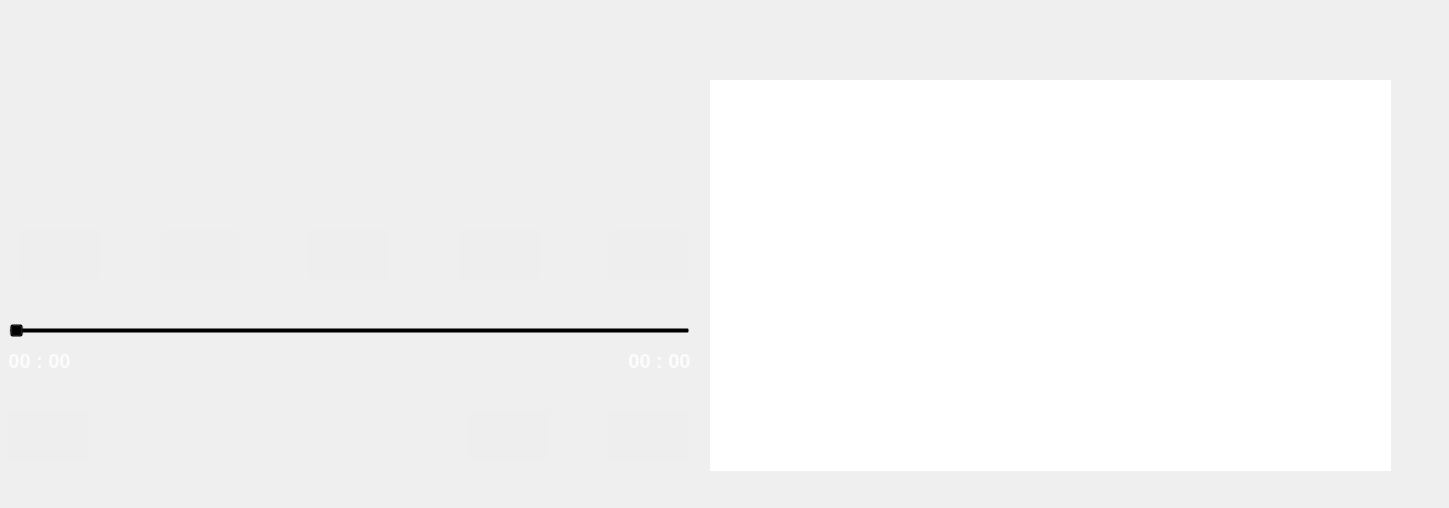
<?xml version="1.0" encoding="UTF-8"?>
<ui version="4.0">
 <class>MainWindow</class>
 <widget class="QMainWindow" name="MainWindow">
  <property name="geometry">
   <rect>
    <x>0</x>
    <y>0</y>
    <width>1449</width>
    <height>508</height>
   </rect>
  </property>
  <property name="windowTitle">
   <string>a2dp</string>
  </property>
  <widget class="QWidget" name="centralwidget">
   <widget class="QWidget" name="page1" native="true">
    <property name="geometry">
     <rect>
      <x>-1</x>
      <y>0</y>
      <width>700</width>
      <height>480</height>
     </rect>
    </property>
    <widget class="QToolButton" name="btn_Select">
     <property name="geometry">
      <rect>
       <x>10</x>
       <y>410</y>
       <width>80</width>
       <height>50</height>
      </rect>
     </property>
     <property name="styleSheet">
      <string notr="true">background-image: url(./images/folder.png);background-repeat: none; background-color: #eeeeee; border-radius: 5px; border: 0px;background-position: center</string>
     </property>
     <property name="text">
      <string/>
     </property>
     <property name="toolButtonStyle">
      <enum>Qt::ToolButtonFollowStyle</enum>
     </property>
    </widget>
    <widget class="QLabel" name="lbl_Time_pos">
     <property name="geometry">
      <rect>
       <x>10</x>
       <y>350</y>
       <width>61</width>
       <height>21</height>
      </rect>
     </property>
     <property name="palette">
      <palette>
       <active>
        <colorrole role="WindowText">
         <brush brushstyle="SolidPattern">
          <color alpha="255">
           <red>252</red>
           <green>252</green>
           <blue>252</blue>
          </color>
         </brush>
        </colorrole>
        <colorrole role="Button">
         <brush brushstyle="SolidPattern">
          <color alpha="0">
           <red>0</red>
           <green>0</green>
           <blue>0</blue>
          </color>
         </brush>
        </colorrole>
        <colorrole role="Base">
         <brush brushstyle="SolidPattern">
          <color alpha="0">
           <red>0</red>
           <green>0</green>
           <blue>0</blue>
          </color>
         </brush>
        </colorrole>
        <colorrole role="Window">
         <brush brushstyle="SolidPattern">
          <color alpha="0">
           <red>0</red>
           <green>0</green>
           <blue>0</blue>
          </color>
         </brush>
        </colorrole>
       </active>
       <inactive>
        <colorrole role="WindowText">
         <brush brushstyle="SolidPattern">
          <color alpha="255">
           <red>252</red>
           <green>252</green>
           <blue>252</blue>
          </color>
         </brush>
        </colorrole>
        <colorrole role="Button">
         <brush brushstyle="SolidPattern">
          <color alpha="0">
           <red>0</red>
           <green>0</green>
           <blue>0</blue>
          </color>
         </brush>
        </colorrole>
        <colorrole role="Base">
         <brush brushstyle="SolidPattern">
          <color alpha="0">
           <red>0</red>
           <green>0</green>
           <blue>0</blue>
          </color>
         </brush>
        </colorrole>
        <colorrole role="Window">
         <brush brushstyle="SolidPattern">
          <color alpha="0">
           <red>0</red>
           <green>0</green>
           <blue>0</blue>
          </color>
         </brush>
        </colorrole>
       </inactive>
       <disabled>
        <colorrole role="WindowText">
         <brush brushstyle="SolidPattern">
          <color alpha="255">
           <red>127</red>
           <green>127</green>
           <blue>127</blue>
          </color>
         </brush>
        </colorrole>
        <colorrole role="Button">
         <brush brushstyle="SolidPattern">
          <color alpha="0">
           <red>0</red>
           <green>0</green>
           <blue>0</blue>
          </color>
         </brush>
        </colorrole>
        <colorrole role="Base">
         <brush brushstyle="SolidPattern">
          <color alpha="0">
           <red>0</red>
           <green>0</green>
           <blue>0</blue>
          </color>
         </brush>
        </colorrole>
        <colorrole role="Window">
         <brush brushstyle="SolidPattern">
          <color alpha="0">
           <red>0</red>
           <green>0</green>
           <blue>0</blue>
          </color>
         </brush>
        </colorrole>
       </disabled>
      </palette>
     </property>
     <property name="font">
      <font>
       <pointsize>15</pointsize>
       <weight>75</weight>
       <bold>true</bold>
      </font>
     </property>
     <property name="styleSheet">
      <string notr="true">background: transparent;</string>
     </property>
     <property name="text">
      <string>00 : 00</string>
     </property>
     <property name="alignment">
      <set>Qt::AlignCenter</set>
     </property>
    </widget>
    <widget class="QToolButton" name="btn_Forward">
     <property name="geometry">
      <rect>
       <x>610</x>
       <y>230</y>
       <width>80</width>
       <height>50</height>
      </rect>
     </property>
     <property name="styleSheet">
      <string notr="true">background-image: url(./images/forward.png);background-repeat: none; background-color: #eeeeee; border-radius: 5px; border: 0px;background-position: center</string>
     </property>
     <property name="text">
      <string/>
     </property>
     <property name="toolButtonStyle">
      <enum>Qt::ToolButtonFollowStyle</enum>
     </property>
    </widget>
    <widget class="QToolButton" name="btn_Seekforward">
     <property name="geometry">
      <rect>
       <x>460</x>
       <y>230</y>
       <width>80</width>
       <height>50</height>
      </rect>
     </property>
     <property name="styleSheet">
      <string notr="true">background-image: url(./images/right.png);background-repeat: none; background-color: #eeeeee; border-radius: 5px; border: 0px;background-position: center</string>
     </property>
     <property name="text">
      <string/>
     </property>
     <property name="toolButtonStyle">
      <enum>Qt::ToolButtonFollowStyle</enum>
     </property>
    </widget>
    <widget class="QTLabel" name="lbl_Album">
     <property name="geometry">
      <rect>
       <x>20</x>
       <y>80</y>
       <width>671</width>
       <height>31</height>
      </rect>
     </property>
     <property name="palette">
      <palette>
       <active>
        <colorrole role="WindowText">
         <brush brushstyle="SolidPattern">
          <color alpha="255">
           <red>252</red>
           <green>252</green>
           <blue>252</blue>
          </color>
         </brush>
        </colorrole>
        <colorrole role="Button">
         <brush brushstyle="SolidPattern">
          <color alpha="0">
           <red>0</red>
           <green>0</green>
           <blue>0</blue>
          </color>
         </brush>
        </colorrole>
        <colorrole role="Base">
         <brush brushstyle="SolidPattern">
          <color alpha="0">
           <red>0</red>
           <green>0</green>
           <blue>0</blue>
          </color>
         </brush>
        </colorrole>
        <colorrole role="Window">
         <brush brushstyle="SolidPattern">
          <color alpha="0">
           <red>0</red>
           <green>0</green>
           <blue>0</blue>
          </color>
         </brush>
        </colorrole>
       </active>
       <inactive>
        <colorrole role="WindowText">
         <brush brushstyle="SolidPattern">
          <color alpha="255">
           <red>252</red>
           <green>252</green>
           <blue>252</blue>
          </color>
         </brush>
        </colorrole>
        <colorrole role="Button">
         <brush brushstyle="SolidPattern">
          <color alpha="0">
           <red>0</red>
           <green>0</green>
           <blue>0</blue>
          </color>
         </brush>
        </colorrole>
        <colorrole role="Base">
         <brush brushstyle="SolidPattern">
          <color alpha="0">
           <red>0</red>
           <green>0</green>
           <blue>0</blue>
          </color>
         </brush>
        </colorrole>
        <colorrole role="Window">
         <brush brushstyle="SolidPattern">
          <color alpha="0">
           <red>0</red>
           <green>0</green>
           <blue>0</blue>
          </color>
         </brush>
        </colorrole>
       </inactive>
       <disabled>
        <colorrole role="WindowText">
         <brush brushstyle="SolidPattern">
          <color alpha="255">
           <red>127</red>
           <green>127</green>
           <blue>127</blue>
          </color>
         </brush>
        </colorrole>
        <colorrole role="Button">
         <brush brushstyle="SolidPattern">
          <color alpha="0">
           <red>0</red>
           <green>0</green>
           <blue>0</blue>
          </color>
         </brush>
        </colorrole>
        <colorrole role="Base">
         <brush brushstyle="SolidPattern">
          <color alpha="0">
           <red>0</red>
           <green>0</green>
           <blue>0</blue>
          </color>
         </brush>
        </colorrole>
        <colorrole role="Window">
         <brush brushstyle="SolidPattern">
          <color alpha="0">
           <red>0</red>
           <green>0</green>
           <blue>0</blue>
          </color>
         </brush>
        </colorrole>
       </disabled>
      </palette>
     </property>
     <property name="font">
      <font>
       <pointsize>20</pointsize>
       <weight>50</weight>
       <bold>false</bold>
      </font>
     </property>
     <property name="styleSheet">
      <string notr="true">background: transparent;</string>
     </property>
     <property name="text">
      <string/>
     </property>
     <property name="alignment">
      <set>Qt::AlignCenter</set>
     </property>
    </widget>
    <widget class="QTLabel" name="lbl_Phone">
     <property name="geometry">
      <rect>
       <x>100</x>
       <y>420</y>
       <width>351</width>
       <height>41</height>
      </rect>
     </property>
     <property name="palette">
      <palette>
       <active>
        <colorrole role="WindowText">
         <brush brushstyle="SolidPattern">
          <color alpha="255">
           <red>252</red>
           <green>252</green>
           <blue>252</blue>
          </color>
         </brush>
        </colorrole>
        <colorrole role="Button">
         <brush brushstyle="SolidPattern">
          <color alpha="0">
           <red>0</red>
           <green>0</green>
           <blue>0</blue>
          </color>
         </brush>
        </colorrole>
        <colorrole role="Base">
         <brush brushstyle="SolidPattern">
          <color alpha="0">
           <red>0</red>
           <green>0</green>
           <blue>0</blue>
          </color>
         </brush>
        </colorrole>
        <colorrole role="Window">
         <brush brushstyle="SolidPattern">
          <color alpha="0">
           <red>0</red>
           <green>0</green>
           <blue>0</blue>
          </color>
         </brush>
        </colorrole>
       </active>
       <inactive>
        <colorrole role="WindowText">
         <brush brushstyle="SolidPattern">
          <color alpha="255">
           <red>252</red>
           <green>252</green>
           <blue>252</blue>
          </color>
         </brush>
        </colorrole>
        <colorrole role="Button">
         <brush brushstyle="SolidPattern">
          <color alpha="0">
           <red>0</red>
           <green>0</green>
           <blue>0</blue>
          </color>
         </brush>
        </colorrole>
        <colorrole role="Base">
         <brush brushstyle="SolidPattern">
          <color alpha="0">
           <red>0</red>
           <green>0</green>
           <blue>0</blue>
          </color>
         </brush>
        </colorrole>
        <colorrole role="Window">
         <brush brushstyle="SolidPattern">
          <color alpha="0">
           <red>0</red>
           <green>0</green>
           <blue>0</blue>
          </color>
         </brush>
        </colorrole>
       </inactive>
       <disabled>
        <colorrole role="WindowText">
         <brush brushstyle="SolidPattern">
          <color alpha="255">
           <red>127</red>
           <green>127</green>
           <blue>127</blue>
          </color>
         </brush>
        </colorrole>
        <colorrole role="Button">
         <brush brushstyle="SolidPattern">
          <color alpha="0">
           <red>0</red>
           <green>0</green>
           <blue>0</blue>
          </color>
         </brush>
        </colorrole>
        <colorrole role="Base">
         <brush brushstyle="SolidPattern">
          <color alpha="0">
           <red>0</red>
           <green>0</green>
           <blue>0</blue>
          </color>
         </brush>
        </colorrole>
        <colorrole role="Window">
         <brush brushstyle="SolidPattern">
          <color alpha="0">
           <red>0</red>
           <green>0</green>
           <blue>0</blue>
          </color>
         </brush>
        </colorrole>
       </disabled>
      </palette>
     </property>
     <property name="font">
      <font>
       <pointsize>20</pointsize>
       <weight>50</weight>
       <bold>false</bold>
      </font>
     </property>
     <property name="styleSheet">
      <string notr="true">background: transparent;</string>
     </property>
     <property name="text">
      <string/>
     </property>
     <property name="alignment">
      <set>Qt::AlignCenter</set>
     </property>
    </widget>
    <widget class="QSlider" name="musicSlider">
     <property name="geometry">
      <rect>
       <x>10</x>
       <y>320</y>
       <width>681</width>
       <height>22</height>
      </rect>
     </property>
     <property name="styleSheet">
      <string notr="true">border-width: 0px; background: transparent;</string>
     </property>
     <property name="orientation">
      <enum>Qt::Horizontal</enum>
     </property>
    </widget>
    <widget class="QTLabel" name="lbl_Artist">
     <property name="geometry">
      <rect>
       <x>20</x>
       <y>30</y>
       <width>671</width>
       <height>31</height>
      </rect>
     </property>
     <property name="palette">
      <palette>
       <active>
        <colorrole role="WindowText">
         <brush brushstyle="SolidPattern">
          <color alpha="255">
           <red>252</red>
           <green>252</green>
           <blue>252</blue>
          </color>
         </brush>
        </colorrole>
        <colorrole role="Button">
         <brush brushstyle="SolidPattern">
          <color alpha="0">
           <red>0</red>
           <green>0</green>
           <blue>0</blue>
          </color>
         </brush>
        </colorrole>
        <colorrole role="Base">
         <brush brushstyle="SolidPattern">
          <color alpha="0">
           <red>0</red>
           <green>0</green>
           <blue>0</blue>
          </color>
         </brush>
        </colorrole>
        <colorrole role="Window">
         <brush brushstyle="SolidPattern">
          <color alpha="0">
           <red>0</red>
           <green>0</green>
           <blue>0</blue>
          </color>
         </brush>
        </colorrole>
       </active>
       <inactive>
        <colorrole role="WindowText">
         <brush brushstyle="SolidPattern">
          <color alpha="255">
           <red>252</red>
           <green>252</green>
           <blue>252</blue>
          </color>
         </brush>
        </colorrole>
        <colorrole role="Button">
         <brush brushstyle="SolidPattern">
          <color alpha="0">
           <red>0</red>
           <green>0</green>
           <blue>0</blue>
          </color>
         </brush>
        </colorrole>
        <colorrole role="Base">
         <brush brushstyle="SolidPattern">
          <color alpha="0">
           <red>0</red>
           <green>0</green>
           <blue>0</blue>
          </color>
         </brush>
        </colorrole>
        <colorrole role="Window">
         <brush brushstyle="SolidPattern">
          <color alpha="0">
           <red>0</red>
           <green>0</green>
           <blue>0</blue>
          </color>
         </brush>
        </colorrole>
       </inactive>
       <disabled>
        <colorrole role="WindowText">
         <brush brushstyle="SolidPattern">
          <color alpha="255">
           <red>127</red>
           <green>127</green>
           <blue>127</blue>
          </color>
         </brush>
        </colorrole>
        <colorrole role="Button">
         <brush brushstyle="SolidPattern">
          <color alpha="0">
           <red>0</red>
           <green>0</green>
           <blue>0</blue>
          </color>
         </brush>
        </colorrole>
        <colorrole role="Base">
         <brush brushstyle="SolidPattern">
          <color alpha="0">
           <red>0</red>
           <green>0</green>
           <blue>0</blue>
          </color>
         </brush>
        </colorrole>
        <colorrole role="Window">
         <brush brushstyle="SolidPattern">
          <color alpha="0">
           <red>0</red>
           <green>0</green>
           <blue>0</blue>
          </color>
         </brush>
        </colorrole>
       </disabled>
      </palette>
     </property>
     <property name="font">
      <font>
       <pointsize>20</pointsize>
       <weight>50</weight>
       <bold>false</bold>
      </font>
     </property>
     <property name="styleSheet">
      <string notr="true">background: transparent;</string>
     </property>
     <property name="text">
      <string/>
     </property>
     <property name="alignment">
      <set>Qt::AlignCenter</set>
     </property>
    </widget>
    <widget class="QToolButton" name="btn_Shuffle">
     <property name="geometry">
      <rect>
       <x>470</x>
       <y>410</y>
       <width>80</width>
       <height>50</height>
      </rect>
     </property>
     <property name="styleSheet">
      <string notr="true">background-image: url(./images/shuffle.png);background-repeat: none; background-color: #eeeeee; border-radius: 5px; border: 0px;background-position: center</string>
     </property>
     <property name="text">
      <string/>
     </property>
     <property name="toolButtonStyle">
      <enum>Qt::ToolButtonFollowStyle</enum>
     </property>
    </widget>
    <widget class="QToolButton" name="btn_Play">
     <property name="geometry">
      <rect>
       <x>310</x>
       <y>230</y>
       <width>80</width>
       <height>50</height>
      </rect>
     </property>
     <property name="styleSheet">
      <string notr="true">background-image: url(./images/play.png);background-repeat: none; background-color: #eeeeee; border-radius: 5px; border: 0px;background-position: center</string>
     </property>
     <property name="text">
      <string/>
     </property>
     <property name="toolButtonStyle">
      <enum>Qt::ToolButtonFollowStyle</enum>
     </property>
    </widget>
    <widget class="QToolButton" name="btn_Seekbackward">
     <property name="geometry">
      <rect>
       <x>160</x>
       <y>230</y>
       <width>80</width>
       <height>50</height>
      </rect>
     </property>
     <property name="styleSheet">
      <string notr="true">background-image: url(./images/left.png);background-repeat: none; background-color: #eeeeee; border-radius: 5px; border: 0px;background-position: center</string>
     </property>
     <property name="text">
      <string/>
     </property>
     <property name="toolButtonStyle">
      <enum>Qt::ToolButtonFollowStyle</enum>
     </property>
    </widget>
    <widget class="QToolButton" name="btn_Repeat">
     <property name="geometry">
      <rect>
       <x>610</x>
       <y>410</y>
       <width>80</width>
       <height>50</height>
      </rect>
     </property>
     <property name="styleSheet">
      <string notr="true">background-image: url(./images/repeat.png);background-repeat: none; background-color: #eeeeee; border-radius: 5px; border: 0px;background-position: center</string>
     </property>
     <property name="text">
      <string/>
     </property>
     <property name="toolButtonStyle">
      <enum>Qt::ToolButtonFollowStyle</enum>
     </property>
    </widget>
    <widget class="QToolButton" name="btn_Backward">
     <property name="geometry">
      <rect>
       <x>20</x>
       <y>230</y>
       <width>80</width>
       <height>50</height>
      </rect>
     </property>
     <property name="styleSheet">
      <string notr="true">background-image: url(./images/backward.png);background-repeat: none; background-color: #eeeeee; border-radius: 5px; border: 0px;background-position: center</string>
     </property>
     <property name="text">
      <string/>
     </property>
     <property name="toolButtonStyle">
      <enum>Qt::ToolButtonFollowStyle</enum>
     </property>
    </widget>
    <widget class="QTLabel" name="lbl_Title">
     <property name="geometry">
      <rect>
       <x>20</x>
       <y>130</y>
       <width>671</width>
       <height>51</height>
      </rect>
     </property>
     <property name="palette">
      <palette>
       <active>
        <colorrole role="WindowText">
         <brush brushstyle="SolidPattern">
          <color alpha="255">
           <red>237</red>
           <green>200</green>
           <blue>126</blue>
          </color>
         </brush>
        </colorrole>
        <colorrole role="Button">
         <brush brushstyle="SolidPattern">
          <color alpha="0">
           <red>0</red>
           <green>0</green>
           <blue>0</blue>
          </color>
         </brush>
        </colorrole>
        <colorrole role="Text">
         <brush brushstyle="SolidPattern">
          <color alpha="255">
           <red>237</red>
           <green>200</green>
           <blue>126</blue>
          </color>
         </brush>
        </colorrole>
        <colorrole role="ButtonText">
         <brush brushstyle="SolidPattern">
          <color alpha="255">
           <red>237</red>
           <green>200</green>
           <blue>126</blue>
          </color>
         </brush>
        </colorrole>
        <colorrole role="Base">
         <brush brushstyle="SolidPattern">
          <color alpha="0">
           <red>0</red>
           <green>0</green>
           <blue>0</blue>
          </color>
         </brush>
        </colorrole>
        <colorrole role="Window">
         <brush brushstyle="SolidPattern">
          <color alpha="0">
           <red>0</red>
           <green>0</green>
           <blue>0</blue>
          </color>
         </brush>
        </colorrole>
       </active>
       <inactive>
        <colorrole role="WindowText">
         <brush brushstyle="SolidPattern">
          <color alpha="255">
           <red>237</red>
           <green>200</green>
           <blue>126</blue>
          </color>
         </brush>
        </colorrole>
        <colorrole role="Button">
         <brush brushstyle="SolidPattern">
          <color alpha="0">
           <red>0</red>
           <green>0</green>
           <blue>0</blue>
          </color>
         </brush>
        </colorrole>
        <colorrole role="Text">
         <brush brushstyle="SolidPattern">
          <color alpha="255">
           <red>237</red>
           <green>200</green>
           <blue>126</blue>
          </color>
         </brush>
        </colorrole>
        <colorrole role="ButtonText">
         <brush brushstyle="SolidPattern">
          <color alpha="255">
           <red>237</red>
           <green>200</green>
           <blue>126</blue>
          </color>
         </brush>
        </colorrole>
        <colorrole role="Base">
         <brush brushstyle="SolidPattern">
          <color alpha="0">
           <red>0</red>
           <green>0</green>
           <blue>0</blue>
          </color>
         </brush>
        </colorrole>
        <colorrole role="Window">
         <brush brushstyle="SolidPattern">
          <color alpha="0">
           <red>0</red>
           <green>0</green>
           <blue>0</blue>
          </color>
         </brush>
        </colorrole>
       </inactive>
       <disabled>
        <colorrole role="WindowText">
         <brush brushstyle="SolidPattern">
          <color alpha="255">
           <red>237</red>
           <green>200</green>
           <blue>126</blue>
          </color>
         </brush>
        </colorrole>
        <colorrole role="Button">
         <brush brushstyle="SolidPattern">
          <color alpha="0">
           <red>0</red>
           <green>0</green>
           <blue>0</blue>
          </color>
         </brush>
        </colorrole>
        <colorrole role="Text">
         <brush brushstyle="SolidPattern">
          <color alpha="255">
           <red>237</red>
           <green>200</green>
           <blue>126</blue>
          </color>
         </brush>
        </colorrole>
        <colorrole role="ButtonText">
         <brush brushstyle="SolidPattern">
          <color alpha="255">
           <red>237</red>
           <green>200</green>
           <blue>126</blue>
          </color>
         </brush>
        </colorrole>
        <colorrole role="Base">
         <brush brushstyle="SolidPattern">
          <color alpha="0">
           <red>0</red>
           <green>0</green>
           <blue>0</blue>
          </color>
         </brush>
        </colorrole>
        <colorrole role="Window">
         <brush brushstyle="SolidPattern">
          <color alpha="0">
           <red>0</red>
           <green>0</green>
           <blue>0</blue>
          </color>
         </brush>
        </colorrole>
       </disabled>
      </palette>
     </property>
     <property name="font">
      <font>
       <pointsize>20</pointsize>
       <weight>75</weight>
       <bold>true</bold>
      </font>
     </property>
     <property name="styleSheet">
      <string notr="true">background: transparent; color: #edc87e;</string>
     </property>
     <property name="text">
      <string/>
     </property>
     <property name="scaledContents">
      <bool>true</bool>
     </property>
     <property name="alignment">
      <set>Qt::AlignCenter</set>
     </property>
     <property name="textInteractionFlags">
      <set>Qt::NoTextInteraction</set>
     </property>
    </widget>
    <widget class="QLabel" name="lbl_Time_left">
     <property name="geometry">
      <rect>
       <x>630</x>
       <y>350</y>
       <width>61</width>
       <height>21</height>
      </rect>
     </property>
     <property name="palette">
      <palette>
       <active>
        <colorrole role="WindowText">
         <brush brushstyle="SolidPattern">
          <color alpha="255">
           <red>252</red>
           <green>252</green>
           <blue>252</blue>
          </color>
         </brush>
        </colorrole>
        <colorrole role="Button">
         <brush brushstyle="SolidPattern">
          <color alpha="0">
           <red>0</red>
           <green>0</green>
           <blue>0</blue>
          </color>
         </brush>
        </colorrole>
        <colorrole role="Base">
         <brush brushstyle="SolidPattern">
          <color alpha="0">
           <red>0</red>
           <green>0</green>
           <blue>0</blue>
          </color>
         </brush>
        </colorrole>
        <colorrole role="Window">
         <brush brushstyle="SolidPattern">
          <color alpha="0">
           <red>0</red>
           <green>0</green>
           <blue>0</blue>
          </color>
         </brush>
        </colorrole>
       </active>
       <inactive>
        <colorrole role="WindowText">
         <brush brushstyle="SolidPattern">
          <color alpha="255">
           <red>252</red>
           <green>252</green>
           <blue>252</blue>
          </color>
         </brush>
        </colorrole>
        <colorrole role="Button">
         <brush brushstyle="SolidPattern">
          <color alpha="0">
           <red>0</red>
           <green>0</green>
           <blue>0</blue>
          </color>
         </brush>
        </colorrole>
        <colorrole role="Base">
         <brush brushstyle="SolidPattern">
          <color alpha="0">
           <red>0</red>
           <green>0</green>
           <blue>0</blue>
          </color>
         </brush>
        </colorrole>
        <colorrole role="Window">
         <brush brushstyle="SolidPattern">
          <color alpha="0">
           <red>0</red>
           <green>0</green>
           <blue>0</blue>
          </color>
         </brush>
        </colorrole>
       </inactive>
       <disabled>
        <colorrole role="WindowText">
         <brush brushstyle="SolidPattern">
          <color alpha="255">
           <red>127</red>
           <green>127</green>
           <blue>127</blue>
          </color>
         </brush>
        </colorrole>
        <colorrole role="Button">
         <brush brushstyle="SolidPattern">
          <color alpha="0">
           <red>0</red>
           <green>0</green>
           <blue>0</blue>
          </color>
         </brush>
        </colorrole>
        <colorrole role="Base">
         <brush brushstyle="SolidPattern">
          <color alpha="0">
           <red>0</red>
           <green>0</green>
           <blue>0</blue>
          </color>
         </brush>
        </colorrole>
        <colorrole role="Window">
         <brush brushstyle="SolidPattern">
          <color alpha="0">
           <red>0</red>
           <green>0</green>
           <blue>0</blue>
          </color>
         </brush>
        </colorrole>
       </disabled>
      </palette>
     </property>
     <property name="font">
      <font>
       <pointsize>15</pointsize>
       <weight>75</weight>
       <bold>true</bold>
      </font>
     </property>
     <property name="styleSheet">
      <string notr="true">background: transparent;</string>
     </property>
     <property name="text">
      <string>00 : 00</string>
     </property>
     <property name="alignment">
      <set>Qt::AlignCenter</set>
     </property>
    </widget>
   </widget>
   <widget class="QWidget" name="page2" native="true">
    <property name="geometry">
     <rect>
      <x>700</x>
      <y>0</y>
      <width>700</width>
      <height>480</height>
     </rect>
    </property>
    <widget class="QListWidget" name="musicList">
     <property name="geometry">
      <rect>
       <x>10</x>
       <y>80</y>
       <width>681</width>
       <height>391</height>
      </rect>
     </property>
     <property name="font">
      <font>
       <pointsize>25</pointsize>
       <weight>75</weight>
       <bold>true</bold>
      </font>
     </property>
     <property name="autoFillBackground">
      <bool>true</bool>
     </property>
     <property name="styleSheet">
      <string notr="true">color: #ffffff;background: transparent;border: 0px;selected:{border: 0px}</string>
     </property>
     <property name="frameShape">
      <enum>QFrame::NoFrame</enum>
     </property>
     <property name="frameShadow">
      <enum>QFrame::Plain</enum>
     </property>
     <property name="lineWidth">
      <number>-1</number>
     </property>
     <property name="verticalScrollBarPolicy">
      <enum>Qt::ScrollBarAsNeeded</enum>
     </property>
     <property name="horizontalScrollBarPolicy">
      <enum>Qt::ScrollBarAlwaysOff</enum>
     </property>
     <property name="selectionBehavior">
      <enum>QAbstractItemView::SelectRows</enum>
     </property>
     <property name="iconSize">
      <size>
       <width>48</width>
       <height>48</height>
      </size>
     </property>
     <property name="gridSize">
      <size>
       <width>0</width>
       <height>60</height>
      </size>
     </property>
     <property name="viewMode">
      <enum>QListView::ListMode</enum>
     </property>
     <property name="modelColumn">
      <number>0</number>
     </property>
    </widget>
    <widget class="QTLabel" name="lbl_currentAlbum">
     <property name="geometry">
      <rect>
       <x>100</x>
       <y>20</y>
       <width>581</width>
       <height>31</height>
      </rect>
     </property>
     <property name="palette">
      <palette>
       <active>
        <colorrole role="WindowText">
         <brush brushstyle="SolidPattern">
          <color alpha="255">
           <red>237</red>
           <green>200</green>
           <blue>126</blue>
          </color>
         </brush>
        </colorrole>
        <colorrole role="Button">
         <brush brushstyle="SolidPattern">
          <color alpha="0">
           <red>0</red>
           <green>0</green>
           <blue>0</blue>
          </color>
         </brush>
        </colorrole>
        <colorrole role="Text">
         <brush brushstyle="SolidPattern">
          <color alpha="255">
           <red>237</red>
           <green>200</green>
           <blue>126</blue>
          </color>
         </brush>
        </colorrole>
        <colorrole role="ButtonText">
         <brush brushstyle="SolidPattern">
          <color alpha="255">
           <red>237</red>
           <green>200</green>
           <blue>126</blue>
          </color>
         </brush>
        </colorrole>
        <colorrole role="Base">
         <brush brushstyle="SolidPattern">
          <color alpha="0">
           <red>0</red>
           <green>0</green>
           <blue>0</blue>
          </color>
         </brush>
        </colorrole>
        <colorrole role="Window">
         <brush brushstyle="SolidPattern">
          <color alpha="0">
           <red>0</red>
           <green>0</green>
           <blue>0</blue>
          </color>
         </brush>
        </colorrole>
       </active>
       <inactive>
        <colorrole role="WindowText">
         <brush brushstyle="SolidPattern">
          <color alpha="255">
           <red>237</red>
           <green>200</green>
           <blue>126</blue>
          </color>
         </brush>
        </colorrole>
        <colorrole role="Button">
         <brush brushstyle="SolidPattern">
          <color alpha="0">
           <red>0</red>
           <green>0</green>
           <blue>0</blue>
          </color>
         </brush>
        </colorrole>
        <colorrole role="Text">
         <brush brushstyle="SolidPattern">
          <color alpha="255">
           <red>237</red>
           <green>200</green>
           <blue>126</blue>
          </color>
         </brush>
        </colorrole>
        <colorrole role="ButtonText">
         <brush brushstyle="SolidPattern">
          <color alpha="255">
           <red>237</red>
           <green>200</green>
           <blue>126</blue>
          </color>
         </brush>
        </colorrole>
        <colorrole role="Base">
         <brush brushstyle="SolidPattern">
          <color alpha="0">
           <red>0</red>
           <green>0</green>
           <blue>0</blue>
          </color>
         </brush>
        </colorrole>
        <colorrole role="Window">
         <brush brushstyle="SolidPattern">
          <color alpha="0">
           <red>0</red>
           <green>0</green>
           <blue>0</blue>
          </color>
         </brush>
        </colorrole>
       </inactive>
       <disabled>
        <colorrole role="WindowText">
         <brush brushstyle="SolidPattern">
          <color alpha="255">
           <red>237</red>
           <green>200</green>
           <blue>126</blue>
          </color>
         </brush>
        </colorrole>
        <colorrole role="Button">
         <brush brushstyle="SolidPattern">
          <color alpha="0">
           <red>0</red>
           <green>0</green>
           <blue>0</blue>
          </color>
         </brush>
        </colorrole>
        <colorrole role="Text">
         <brush brushstyle="SolidPattern">
          <color alpha="255">
           <red>237</red>
           <green>200</green>
           <blue>126</blue>
          </color>
         </brush>
        </colorrole>
        <colorrole role="ButtonText">
         <brush brushstyle="SolidPattern">
          <color alpha="255">
           <red>237</red>
           <green>200</green>
           <blue>126</blue>
          </color>
         </brush>
        </colorrole>
        <colorrole role="Base">
         <brush brushstyle="SolidPattern">
          <color alpha="0">
           <red>0</red>
           <green>0</green>
           <blue>0</blue>
          </color>
         </brush>
        </colorrole>
        <colorrole role="Window">
         <brush brushstyle="SolidPattern">
          <color alpha="0">
           <red>0</red>
           <green>0</green>
           <blue>0</blue>
          </color>
         </brush>
        </colorrole>
       </disabled>
      </palette>
     </property>
     <property name="font">
      <font>
       <pointsize>20</pointsize>
       <weight>50</weight>
       <bold>false</bold>
      </font>
     </property>
     <property name="styleSheet">
      <string notr="true">color: #edc87e;</string>
     </property>
     <property name="text">
      <string/>
     </property>
     <property name="alignment">
      <set>Qt::AlignLeading|Qt::AlignLeft|Qt::AlignVCenter</set>
     </property>
    </widget>
   </widget>
  </widget>
 </widget>
 <customwidgets>
  <customwidget>
   <class>QTLabel</class>
   <extends>QLabel</extends>
   <header>QTWidgets</header>
  </customwidget>
 </customwidgets>
 <resources/>
 <connections/>
</ui>
